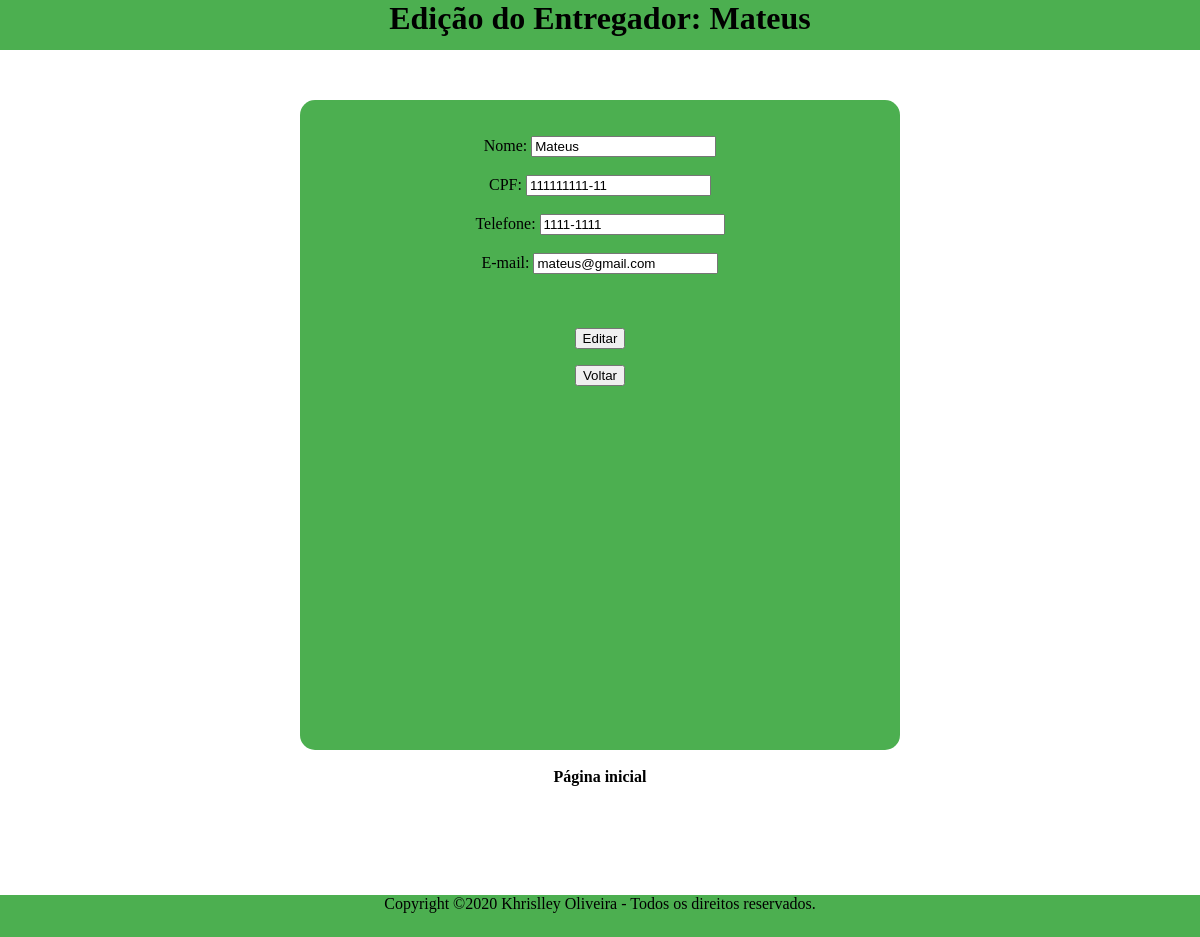
The page /editarEntregador.php?codiEntr=1 (signed in) on the database its author committed.
### tables this page shows
CREATE TABLE `entregador` (
  `CODI_ENTR` int NOT NULL AUTO_INCREMENT,
  `NOME_ENTR` varchar(120) NOT NULL,
  `CPF_ENTR` varchar(45) NOT NULL,
  `FONE_ENTR` varchar(45) NOT NULL,
  `EMAIL_ENTR` varchar(120) NOT NULL,
  PRIMARY KEY (`CODI_ENTR`)
);

### editarEntregador.php (the view, shortened to what this page needs)
<?php
include_once("db.php");
?>
<html>
<head>
    <link rel="stylesheet" href="./style.css">
</head>
<body>
    <?php
    $codiEntr = $_REQUEST["codiEntr"];
    $dadosEntr = $conexao->query("SELECT * FROM ENTREGADOR WHERE CODI_ENTR = $codiEntr;");
    $umEntr = $dadosEntr->fetch_array();
    ?>
    <header>
        <h1>Edição do Entregador: <?php echo $umEntr["NOME_ENTR"]; ?> </h1>
    </header>
    <div class="conteudo">
        <div class="editar"><br><br>
            <form action="editarEntregador.php">
                <label for="nomeEntr">Nome: </label><input type="text" name="nomeEntr" id="nomeEntr" value="<?php echo $umEntr["NOME_ENTR"]; ?>"><br><br>
                <label for="cpfEntr">CPF: </label><input type="text" name="cpfEntr" id="cpfEntr" value="<?php echo $umEntr["CPF_ENTR"]; ?>"><br><br>
                <label for="foneEntr">Telefone: </label><input type="text" name="foneEntr" id="foneEntr" value="<?php echo $umEntr["FONE_ENTR"]; ?>"><br><br>
                <label for="emailEntr">E-mail: </label><input type="text" name="emailEntr" id="emailEntr" value="<?php echo $umEntr["EMAIL_ENTR"]; ?>"><br><br>
                <input type="hidden" name="codiEntr" value="<?php echo $codiEntr; ?>"><br><br>
                <input type="submit" value="Editar">
            </form>
            <form action="selecionarEntregadorEditar.php">
                <input type="submit" value="Voltar">
            </form>
        </div><br>
        <a href="menu.php">Página inicial</a>
    </div>
    <footer id="footer" style="font-size: 16px">
        Copyright ©2020 Khrislley Oliveira - Todos os direitos reservados.
    </footer>
</body>
</html>

### style.css (style rules this page uses)
html { font-family: 'Baloo2'; }
body { font-family: 'Baloo2'; height: 800px; text-align: center; text-decoration: none; margin: 0px; }
header { height: 50px; background-color: #4CAF50; margin: 0px auto; position: relative; }
footer { height: 42px; width: auto; background-color: #4CAF50; margin: 0px; position: relative; }
a { text-decoration: none; color: black; font-weight: bold; }
.conteudo { height: 795px; }
.editar { background-color: #4CAF50; height: 650px; width: 600px; margin: 0px auto; margin-top: 50px; position: relative; border-radius: 15px; }

### rows shown on the page
entregador: NOME_ENTR "Mateus", nomeEntr "Mateus", cpfEntr "111111111-11", foneEntr "1111-1111", emailEntr "mateus@gmail.com"
